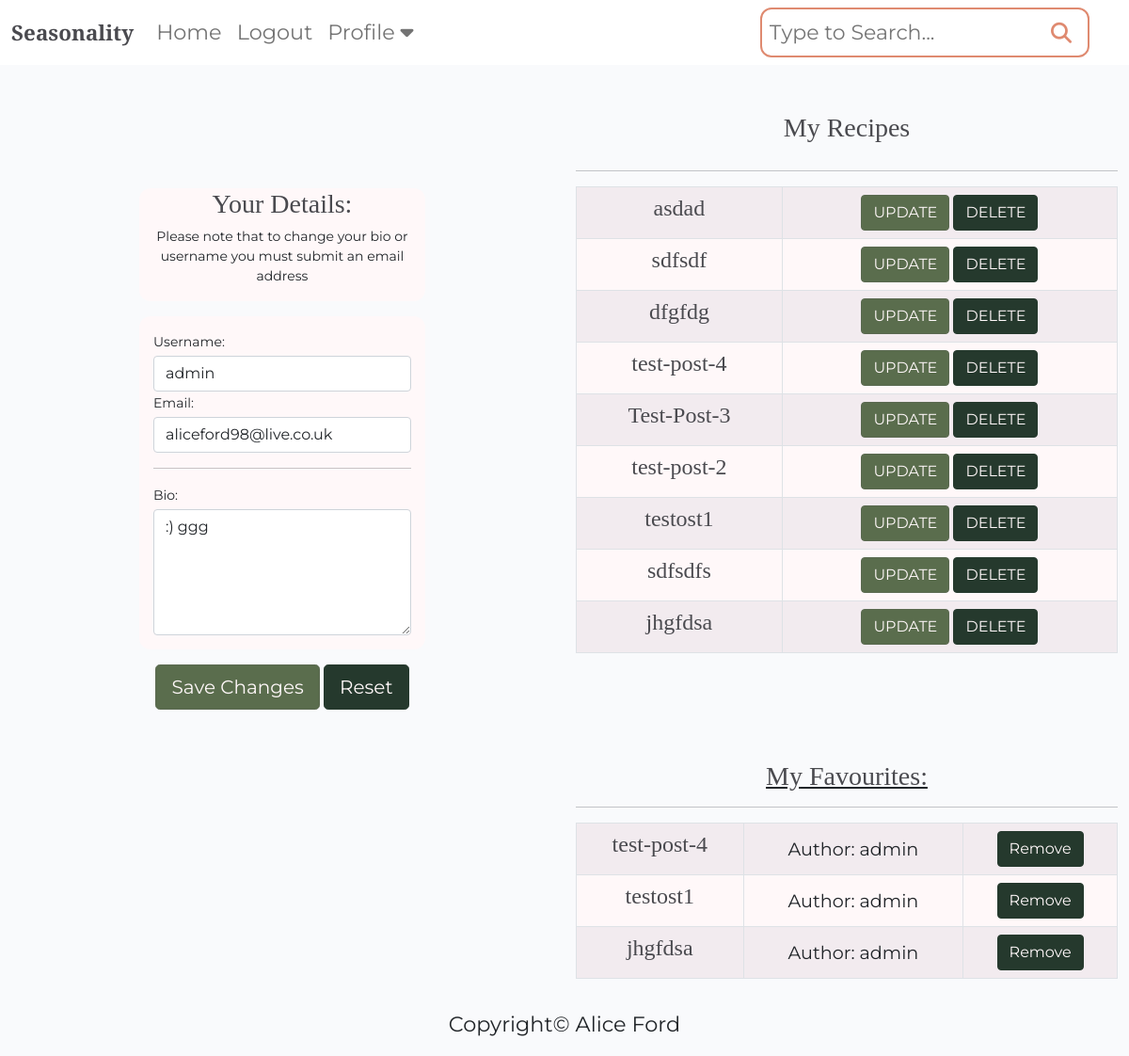
/profile/profiles/profile/ (signed in), run on an earlier commit of the app's database.
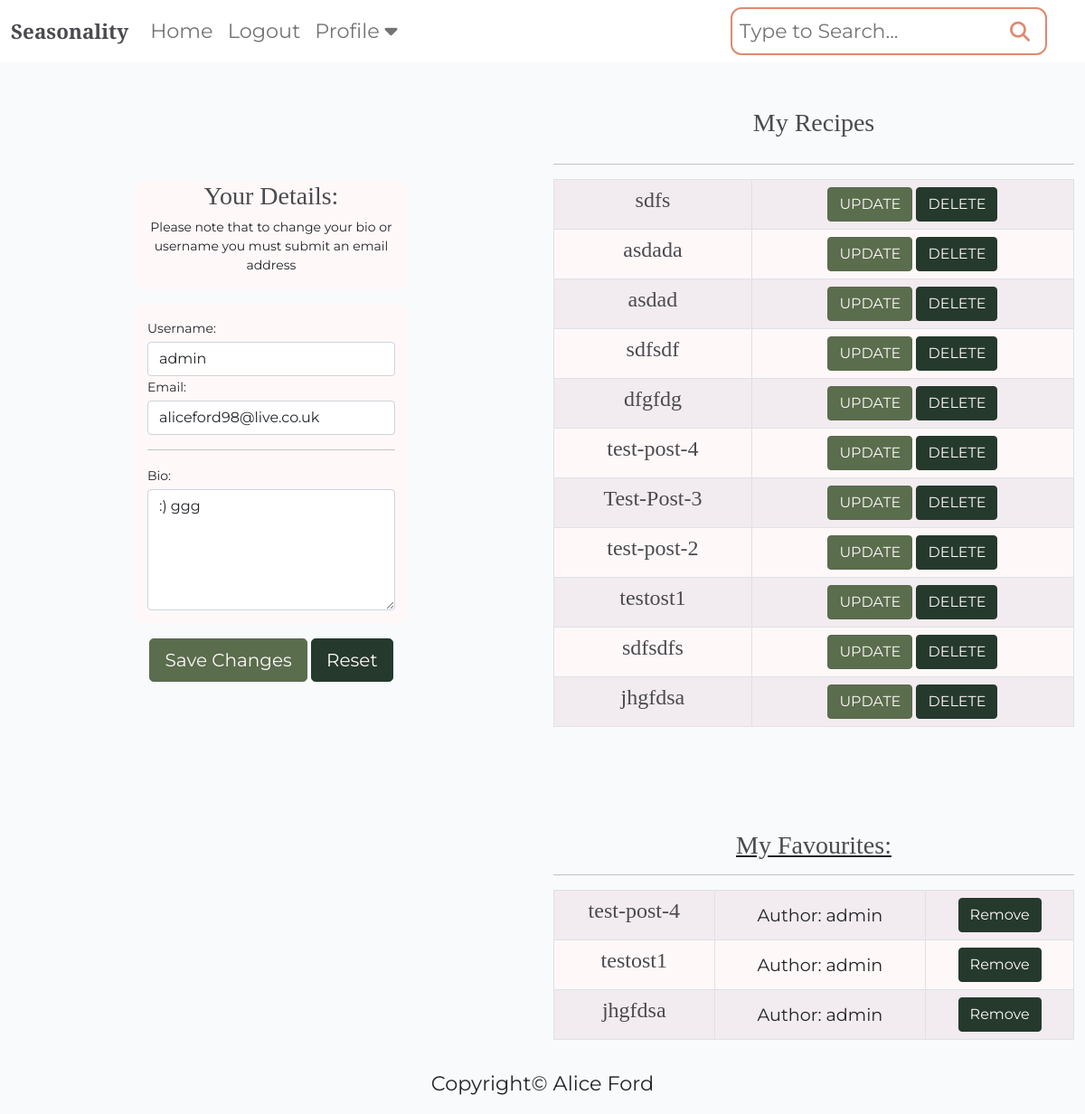
And on a later commit of the database.
### recipebook/models.py (models this page shows, shortened)
class Recipe(models.Model):
    class NewManager(models.Manager):
        def get_queryset(self):
            return super().get_queryset() .filter()
    title = models.CharField(max_length=200, unique=True)
    slug = models.SlugField(max_length=200, unique=True)
    author = models.ForeignKey(
        User, on_delete=models.CASCADE, related_name="recipes"
    )
    diet = models.ForeignKey(
        Diet, on_delete=models.CASCADE, default=True, null=False)
    season = models.ForeignKey(
        Season, on_delete=models.CASCADE, default=True, null=False)
    featured_image = CloudinaryField('image', default='placeholder')
    updated_on = models.DateTimeField(auto_now=True)
    content = models.TextField()
    created_on = models.DateTimeField(auto_now_add=True)
    status = models.IntegerField(choices=STATUS, default=0)
    ingredients = models.TextField(default='placeholder')
    calories = models.IntegerField(default=0)
    fat = models.IntegerField(default=0)
    protein = models.IntegerField(default=0)
    carbs = models.IntegerField(default=0)
    servs = models.IntegerField(default=0)
    favourites = models.ManyToManyField(
        User, related_name='favourite', default=None, blank=True)
    objects = models.Manager()
    newmanager = NewManager()
    class Meta:
        ordering = ["-created_on"]

### profiles/views.py (the view)
# urls.py: path('profiles/profile/', views.profile, name='profile'),
@login_required
def profile(request):  # creates profile from user
    if request.method == 'POST':
        user_form = UpdateUserForm(request.POST, instance=request.user)
        profile_form = UpdateProfileForm(
            request.POST, request.FILES, instance=request.user.profile)
        if user_form.is_valid() and profile_form.is_valid():
            user_form.save()
            profile_form.save()
            saved = True
            return render(request, 'profile.html', {
                'user_form': user_form,
                'profile_form': profile_form,
                "saved": True
                })
    else:
        user_form = UpdateUserForm(instance=request.user)
        profile_form = UpdateProfileForm(instance=request.user.profile)
        saved = False
    recipes = Recipe.objects.all()
    new = Recipe.newmanager.filter(favourites=request.user)
    return render(request, 'profile.html', {
        'user_form': user_form,
        'profile_form': profile_form,
        "saved": saved,
        "recipes": recipes,
        "new": new,
        })

### profiles/forms.py
class UpdateUserForm(forms.ModelForm):  # Form updates Username & email
    username = forms.CharField(
        max_length=100,
        required=True,
        widget=forms.TextInput(attrs={'class': 'form-control'}))
    email = forms.EmailField(
        required=True, widget=forms.TextInput(attrs={'class': 'form-control'}))
    class Meta:
        model = User
        fields = ['username', 'email']

class UpdateProfileForm(forms.ModelForm):  # Form updates User Bio
    bio = forms.CharField(widget=forms.Textarea(attrs={
        'class': 'form-control', 'rows': 5}))
    class Meta:
        model = Profile
        fields = ['bio']

### profiles/templates/profile.html (shortened to what the changed rows need)
{% extends "base/base.html" %}
{% block content %}
<div class="container-fluid">
    <div class="row no-gutter">
        <div class="col-md-6 d-none d-md-flex">
            <div class="row">
                <div class="text-center">
                    <table class="table table-striped table-hover table-bordered profile-table">
                        {% for recipe in recipes %}
                        {% if recipe.author.id is user.id %}
                        <tr>
                            <td>
                                <a href="{% url 'recipe_detail' recipe.slug  %}">
                                    <h4>{{ recipe.title }}</h4>
                                </a>
                            </td>
                            {% if user.is_authenticated %}
                            <td class="align-right">
                                <a href="{% url 'update_recipe' recipe.id %}" class="btn btn-profile">UPDATE</a>
                                <a href="{% url 'recipe_detail' recipe.slug  %}" class="btn btn-remove">DELETE</a>
                                {% endif %}
                                {% endif %}
                            </td>
                        </tr>
                        {% endfor %}
                    </table>
                    <br /></br />
                </div>
                <div class="text-center">
                    <table class="table table-striped table-hover table-bordered profile-table">
                        {% for recipe in new %}
                        <tr>
                            <td class="align-right">
                                <a href="{% url 'recipe_detail' recipe.slug  %}" class="recipe-link">
                                    <h4>{{ recipe.title }}</h4>
                                </a>
                            </td>
                            <td>
                                <p class="author">Author: {{ recipe.author }}</p>
                            </td>
                            <td>
                                <a href="{% url 'favourite_add' recipe.id %}" class="btn btn-remove">Remove</a>
                            </td>
                        </tr>
                        {% endfor %}
                    </table>
                </div>
            </div>
        </div>
    </div>
</div>
{% endblock %}

What changed in the data, as far as the page shows it:
added Recipe: title "sdfs", shown under "My Recipes"
added Recipe: title "asdada", shown under "My Recipes"
